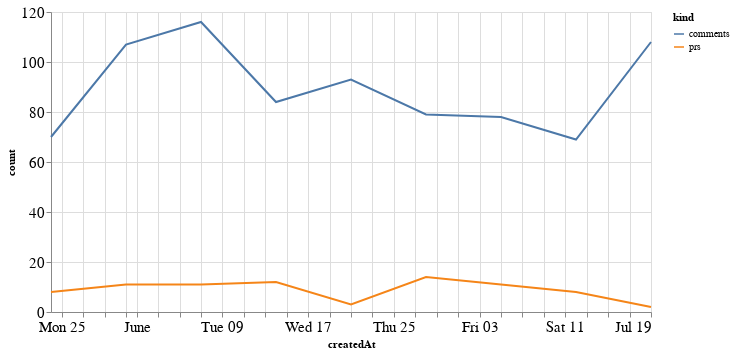

Notebook code cell kept with this figure:
### Code cell
alt.Chart(total_time, width=600).mark_line().encode(
    x='createdAt',
    y='count',
    color='kind'
)

### Figure 1 — Vega-Lite specification as saved in the notebook (floating-point values rounded to 4 significant figures)
{"config": {"axisLeft": {"labelFontSize": 15}, "axisBottom": {"labelFontSize": 15}}, "data": {"name": "data-b268285cfb0a62a8b5b534dcef4b65e4"}, "mark": "line", "encoding": {"color": {"type": "nominal", "field": "kind"}, "x": {"type": "temporal", "field": "createdAt"}, "y": {"type": "quantitative", "field": "count"}}, "width": 600, "$schema": "https://vega.github.io/schema/vega-lite/v4.8.1.json", "datasets": {"data-b268285cfb0a62a8b5b534dcef4b65e4": [{"createdAt": "2020-05-24T00:00:00", "kind": "prs", "count": 8}, {"createdAt": "2020-05-31T00:00:00", "kind": "prs", "count": 11}, {"createdAt": "2020-06-07T00:00:00", "kind": "prs", "count": 11}, {"createdAt": "2020-06-14T00:00:00", "kind": "prs", "count": 12}, {"createdAt": "2020-06-21T00:00:00", "kind": "prs", "count": 3}, {"createdAt": "2020-06-28T00:00:00", "kind": "prs", "count": 14}, {"createdAt": "2020-07-05T00:00:00", "kind": "prs", "count": 11}, {"createdAt": "2020-07-12T00:00:00", "kind": "prs", "count": 8}, {"createdAt": "2020-07-19T00:00:00", "kind": "prs", "count": 2}, {"createdAt": "2020-05-24T00:00:00", "kind": "comments", "count": 70}, {"createdAt": "2020-05-31T00:00:00", "kind": "comments", "count": 107}, {"createdAt": "2020-06-07T00:00:00", "kind": "comments", "count": 116}, {"createdAt": "2020-06-14T00:00:00", "kind": "comments", "count": 84}, {"createdAt": "2020-06-21T00:00:00", "kind": "comments", "count": 93}, {"createdAt": "2020-06-28T00:00:00", "kind": "comments", "count": 79}, {"createdAt": "2020-07-05T00:00:00", "kind": "comments", "count": 78}, {"createdAt": "2020-07-12T00:00:00", "kind": "comments", "count": 69}, {"createdAt": "2020-07-19T00:00:00", "kind": "comments", "count": 108}]}}
